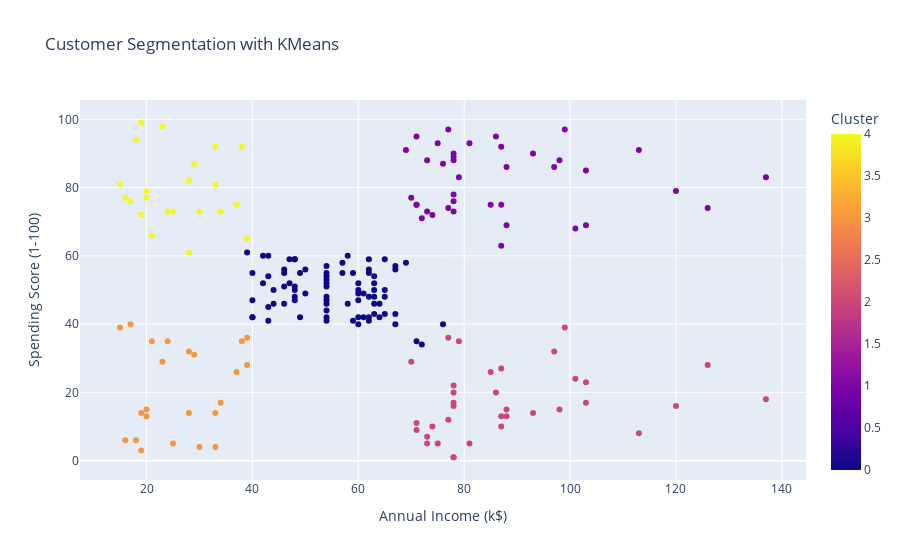

Write notebook code for a chart like this one.
### Code cell
fig = px.scatter(
    df,
    x="Annual Income (k$)", 
    y="Spending Score (1-100)", 
    color='Cluster', 
    color_discrete_sequence=px.colors.qualitative.Set1,
    title="Customer Segmentation with KMeans"
)

fig.show()

### Figure 1 — Plotly figure (JSON) as saved in the notebook; plotly's stock layout.template omitted (floating-point values rounded to 4 significant figures; data arrays with more than 128 entries replaced by an {"elided": "..."} marker saying what was removed)
{"data": [{"hovertemplate": "Annual Income (k$)=%{x}<br>Spending Score (1-100)=%{y}<br>Cluster=%{marker.color}<extra></extra>", "legendgroup": "", "marker": {"color": {"elided": "200 int values"}, "coloraxis": "coloraxis", "symbol": "circle"}, "mode": "markers", "name": "", "orientation": "v", "showlegend": false, "type": "scatter", "x": {"elided": "200 int values"}, "xaxis": "x", "y": {"elided": "200 int values"}, "yaxis": "y"}], "layout": {"coloraxis": {"colorbar": {"title": {"text": "Cluster"}}, "colorscale": [[0, "#0d0887"], [0.1111, "#46039f"], [0.2222, "#7201a8"], [0.3333, "#9c179e"], [0.4444, "#bd3786"], [0.5556, "#d8576b"], [0.6667, "#ed7953"], [0.7778, "#fb9f3a"], [0.8889, "#fdca26"], [1, "#f0f921"]]}, "legend": {"tracegroupgap": 0}, "title": {"text": "Customer Segmentation with KMeans"}, "xaxis": {"anchor": "y", "domain": [0, 1], "title": {"text": "Annual Income (k$)"}}, "yaxis": {"anchor": "x", "domain": [0, 1], "title": {"text": "Spending Score (1-100)"}}}}
